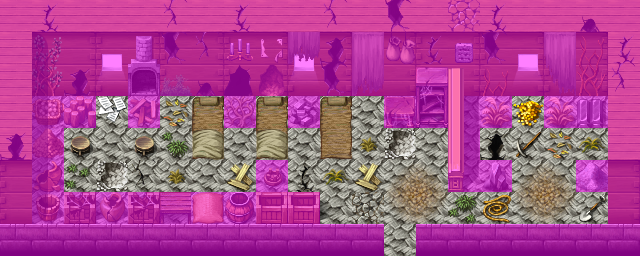

Below is a game level as drawn by its tile map, then a one-line description and the .tmx that defines it (tile-layer data replaced by summaries):
An orthogonal 20x8 tile map with 32x32 px tiles, 4 tile layers (Ground, Objects, Above, Walkable), 24 tilesets and 5 objects (4x spawn, mapchange).

<map version="1.0" orientation="orthogonal" width="20" height="8" tilewidth="32" tileheight="32">
    <tileset firstgid="1" name="map_10" tilewidth="32" tileheight="32">
        <image source="../drawable/map_10.png" />
    </tileset>
    <tileset firstgid="65" name="map_38" tilewidth="32" tileheight="32">
        <image source="../drawable/map_38.png" />
    </tileset>
    <tileset firstgid="129" name="map_25" tilewidth="32" tileheight="32">
        <image source="../drawable/map_25.png" />
    </tileset>
    <tileset firstgid="193" name="map_3" tilewidth="32" tileheight="32">
        <image source="../drawable/map_3.png" />
    </tileset>
    <tileset firstgid="257" name="map_2" tilewidth="32" tileheight="32">
        <image source="../drawable/map_2.png" />
    </tileset>
    <tileset firstgid="321" name="map_4" tilewidth="32" tileheight="32">
        <image source="../drawable/map_4.png" />
    </tileset>
    <tileset firstgid="385" name="map_6" tilewidth="32" tileheight="32">
        <image source="../drawable/map_6.png" />
    </tileset>
    <tileset firstgid="449" name="map_5" tilewidth="32" tileheight="32">
        <image source="../drawable/map_5.png" />
    </tileset>
    <tileset firstgid="513" name="map_22" tilewidth="32" tileheight="32">
        <image source="../drawable/map_22.png" />
    </tileset>
    <tileset firstgid="577" name="map_8" tilewidth="32" tileheight="32">
        <image source="../drawable/map_8.png" />
    </tileset>
    <tileset firstgid="641" name="map_1" tilewidth="32" tileheight="32">
        <image source="../drawable/map_1.png" />
    </tileset>
    <tileset firstgid="705" name="map_12" tilewidth="32" tileheight="32">
        <image source="../drawable/map_12.png" />
    </tileset>
    <tileset firstgid="769" name="map_9" tilewidth="32" tileheight="32">
        <image source="../drawable/map_9.png" />
    </tileset>
    <tileset firstgid="833" name="map_20" tilewidth="32" tileheight="32">
        <image source="../drawable/map_20.png" />
    </tileset>
    <tileset firstgid="897" name="map_17" tilewidth="32" tileheight="32">
        <image source="../drawable/map_17.png" />
    </tileset>
    <tileset firstgid="961" name="map_27" tilewidth="32" tileheight="32">
        <image source="../drawable/map_27.png" />
    </tileset>
    <tileset firstgid="1025" name="map_16" tilewidth="32" tileheight="32">
        <image source="../drawable/map_16.png" />
    </tileset>
    <tileset firstgid="1089" name="map_14" tilewidth="32" tileheight="32">
        <image source="../drawable/map_14.png" />
    </tileset>
    <tileset firstgid="1153" name="map_29" tilewidth="32" tileheight="32">
        <image source="../drawable/map_29.png" />
    </tileset>
    <tileset firstgid="1217" name="map_0" tilewidth="32" tileheight="32">
        <image source="../drawable/map_0.png" />
    </tileset>
    <tileset firstgid="1281" name="map_7" tilewidth="32" tileheight="32">
        <image source="../drawable/map_7.png" />
    </tileset>
    <tileset firstgid="1345" name="map_11" tilewidth="32" tileheight="32">
        <image source="../drawable/map_11.png" />
    </tileset>
    <tileset firstgid="1409" name="map_28" tilewidth="32" tileheight="32">
        <image source="../drawable/map_28.png" />
    </tileset>
    <tileset firstgid="1473" name="map_37" tilewidth="32" tileheight="32">
        <image source="../drawable/map_37.png" />
    </tileset>
    <layer name="Ground" width="20" height="8">
        <data>[160 cells, 160 non-empty, 7 distinct tile ids]</data>
    </layer>
    <layer name="Objects" width="20" height="8">
        <data>[160 cells, 111 non-empty, 72 distinct tile ids]</data>
    </layer>
    <layer name="Above" width="20" height="8">
        <data>[160 cells, 8 non-empty, 5 distinct tile ids]</data>
    </layer>
    <layer name="Walkable" width="20" height="8">
        <data>[160 cells, 114 non-empty, 1 distinct tile ids]</data>
    </layer>
    <objectgroup name="Mapevents">
        <object name="south" type="mapchange" x="384" y="224" width="32" height="32">
            <properties>
                <property name="map" value="waytolostmine1" />
                <property name="place" value="minerhouse0" />
            </properties>
        </object>
    </objectgroup>
    <objectgroup name="Spawn">
        <object name="charwdg2" type="spawn" x="128" y="128" width="128" height="64">
            <properties>
                <property name="quantity" value="2" />
                <property name="spawngroup" value="charwdg2" />
            </properties>
        </object>
        <object name="charwdg3" type="spawn" x="256" y="96" width="192" height="96">
            <properties>
                <property name="quantity" value="2" />
                <property name="spawngroup" value="charwdg3" />
            </properties>
        </object>
        <object name="charwdg2_1" type="spawn" x="480" y="96" width="128" height="128">
            <properties>
                <property name="spawngroup" value="charwdg2" />
            </properties>
        </object>
        <object name="falothen0" type="spawn" x="64" y="160" width="32" height="32">
            <properties>
                <property name="spawngroup" value="falothen0" />
            </properties>
        </object>
    </objectgroup>
    <objectgroup name="Keys" />
</map>
